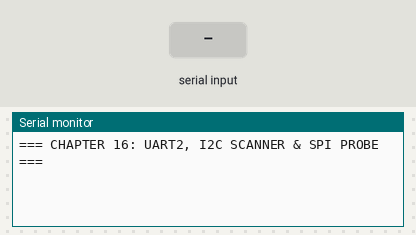
Simulated run of this sketch. Board: ESP32. Parts: the last lines printed to the serial monitor. The test bench sets the inputs (shaded band).

Above: at 1.4 s.
1.5 s: "1" received over the second serial link
At 2.1 s:
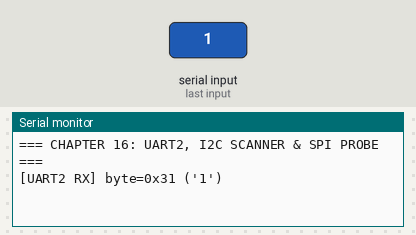
3.0 s: "0" received over the second serial link
At 4.5 s:
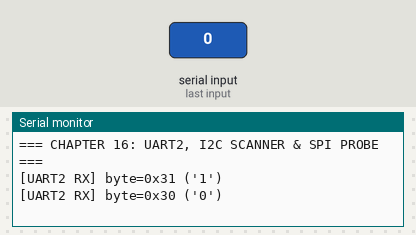
6.0 s: "2" received over the second serial link
At 6.8 s:
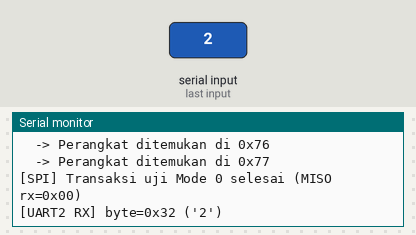
Timing chart, 0 to 9.0 s (numbered marks = the images above; inputs shaded):
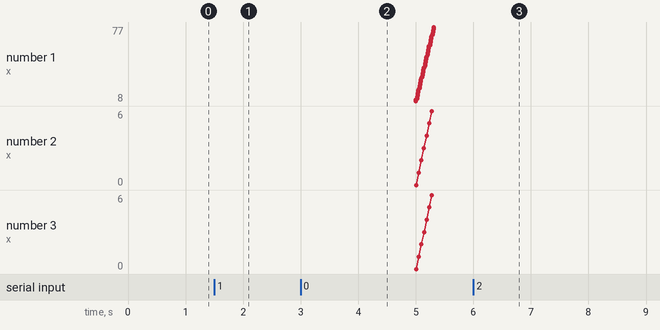

The sketch:

i2c_uart_spi_probe.ino
```cpp
// Chapter 16 — Demonstrasi Antarmuka UART2, I2C Scanner & Konfigurasi SPI pada ESP32
// Target board: ESP32-DevKitC V4 (ESP32-WROOM-32)
// Pin Default:
//   - I2C  : SDA = GPIO 21, SCL = GPIO 22 (wajib pull-up 4.7 kOhm ke 3.3V bila modul belum punya)
//   - UART2: RX2 = GPIO 16, TX2 = GPIO 17 (catatan: hindari 16/17 pada modul WROVER ber-PSRAM!)
//   - VSPI : SCLK = GPIO 18, MISO = GPIO 19, MOSI = GPIO 23, CS = GPIO 5

#include <Arduino.h>
#include <SPI.h>
#include <Wire.h>
#include <cstdint>

constexpr uint8_t I2C_SDA_PIN  = 21;
constexpr uint8_t I2C_SCL_PIN  = 22;
constexpr uint8_t UART2_RX_PIN = 16;
constexpr uint8_t UART2_TX_PIN = 17;
constexpr uint8_t SPI_CS_PIN   = 5;

constexpr uint32_t SCAN_INTERVAL_MS = 5000;
uint32_t lastScanMs = 0;

void scanI2cBus() {
  uint8_t found = 0;
  Serial.println("[I2C] Memindai alamat 7-bit (0x08..0x77)...");
  for (uint8_t addr = 0x08; addr <= 0x77; ++addr) {
    Wire.beginTransmission(addr);
    const uint8_t err = Wire.endTransmission();
    if (err == 0) {
      Serial.printf("  -> Perangkat ditemukan di 0x%02X\n", addr);
      found++;
    } else if (err == 4) {
      Serial.printf("  -> Error bus tidak dikenal pada 0x%02X (cek pull-up SDA/SCL!)\n", addr);
    }
  }
  if (found == 0) {
    Serial.println("  -> Tidak ada slave I2C merespons (normal jika bus kosong).");
  }
}

void probeSpiTransfer() {
  // Contoh transaksi SPI Mode 0 (CPOL=0, CPHA=0), MSB first, 1 MHz
  SPISettings settings(1000000, MSBFIRST, SPI_MODE0);
  SPI.beginTransaction(settings);
  digitalWrite(SPI_CS_PIN, LOW);
  const uint8_t rx = SPI.transfer(0x9F); // Contoh perintah baca ID (JEDEC/register)
  digitalWrite(SPI_CS_PIN, HIGH);
  SPI.endTransaction();
  Serial.printf("[SPI] Transaksi uji Mode 0 selesai (MISO rx=0x%02X)\n", rx);
}

void setup() {
  Serial.begin(115200); // UART0 untuk Serial Monitor USB
  delay(200);

  // Inisialisasi UART2 dengan format 8N1 pada 9600 baud
  Serial2.begin(9600, SERIAL_8N1, UART2_RX_PIN, UART2_TX_PIN);

  // Inisialisasi I2C @ 100 kHz Standard Mode
  Wire.begin(I2C_SDA_PIN, I2C_SCL_PIN);
  Wire.setClock(100000);
  Wire.setTimeOut(50);

  // Inisialisasi VSPI & pin Chip Select
  pinMode(SPI_CS_PIN, OUTPUT);
  digitalWrite(SPI_CS_PIN, HIGH); // CS idle HIGH (active-low)
  SPI.begin();

  Serial.println("=== CHAPTER 16: UART2, I2C SCANNER & SPI PROBE ===");
}

void loop() {
  // Teruskan data masuk dari UART2 ke Serial Monitor USB (non-blocking)
  while (Serial2.available() > 0) {
    const int ch = Serial2.read();
    Serial.printf("[UART2 RX] byte=0x%02X ('%c')\n", ch, (ch >= 32 && ch <= 126) ? ch : '.');
  }

  const uint32_t now = millis();
  if ((uint32_t)(now - lastScanMs) >= SCAN_INTERVAL_MS) {
    lastScanMs = now;
    scanI2cBus();
    probeSpiTransfer();
    Serial2.println("PING_UART2");
  }
}
```

Measured:
- after the input at 1.5 s, the serial monitor: prints a new line at once (image 1)
